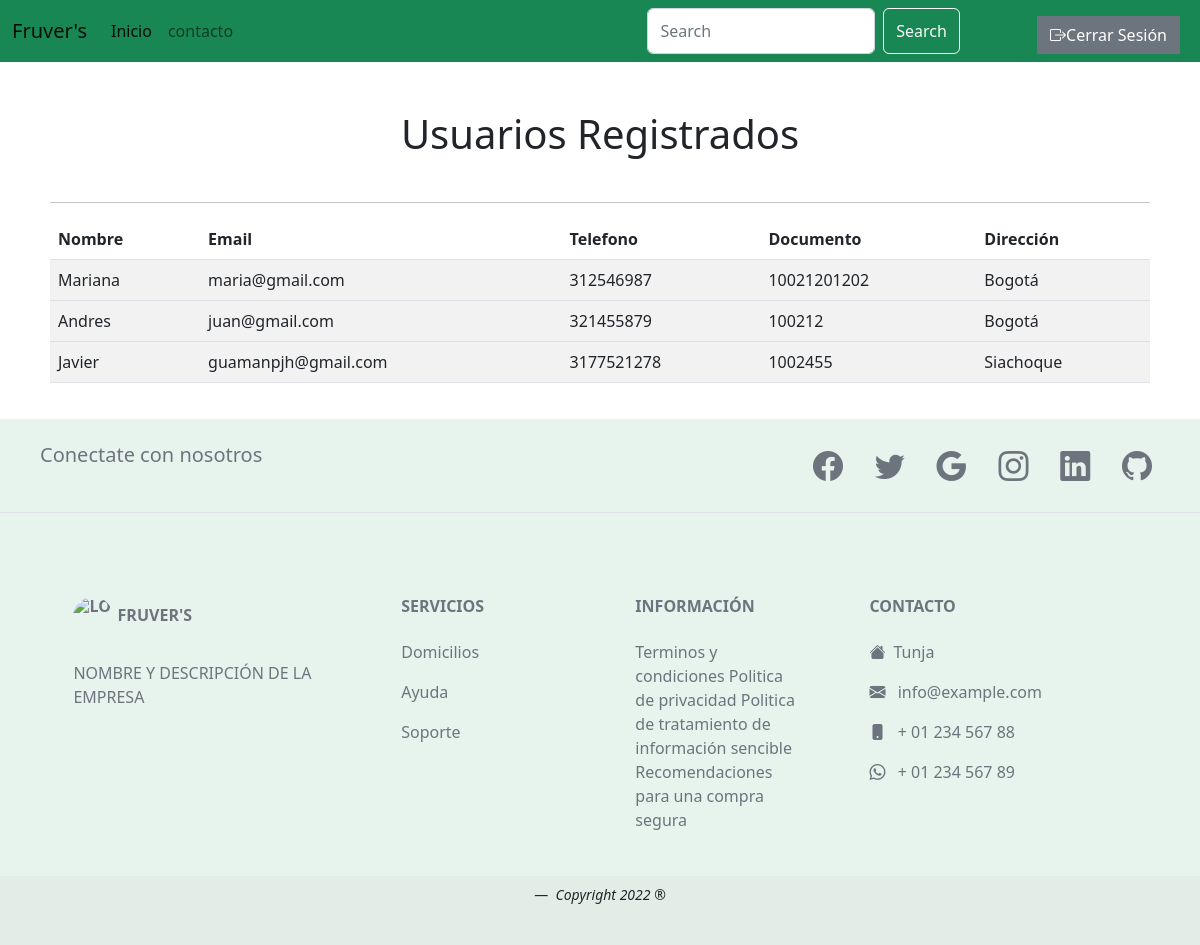
Screenshot of /carrito/usuariosRegistrados.php (signed in) with the database file from the repository.
### tables this page shows
CREATE TABLE `usuarios` (
  `id` int(6) NOT NULL,
  `nombre` varchar(40) NOT NULL,
  `email` varchar(40) NOT NULL,
  `telefono` varchar(40) NOT NULL,
  `documento` varchar(40) NOT NULL,
  `direccion` varchar(40) NOT NULL,
  `password` varchar(40) NOT NULL
);

### carrito/usuariosRegistrados.php (the view, shortened to what this page needs)
<?php
include 'Configuracion.php';
?>
<!DOCTYPE html>
<html lang="es">
<head>
  <link href="../css/bootstrap.min.css" rel="stylesheet">
  <link href="../libs/bootstrap-icons/bootstrap-icons.css" rel="stylesheet">
</head>
<body >
  <nav class="navbar navbar-expand-lg bg-success">
    <div class="container-fluid">
      <a class="navbar-brand" href="http://localhost/proyectoPrueba/">Fruver's</a>
      <div class="collapse navbar-collapse" id="navbarScroll">
        <ul class="navbar-nav me-auto my-2 my-lg-0 navbar-nav-scroll" style="--bs-scroll-height: 100px;">
          <li class="nav-item">
            <a class="nav-link active" aria-current="page" href="http://localhost/proyectoPrueba/">Inicio</a>
          </li>
          <li class="nav-item">
            <a class="nav-link" href="http://localhost/Proyecto/vistas/contacto.php">contacto</a>
          </li>
        </ul>
        <form class="d-flex" role="search">
          <input class="form-control me-2" type="search" placeholder="Search" aria-label="Search">
          <button class="btn btn-outline-light me-5" type="submit">Search</button>
          <div class="col-sm-4 clearfix">
            <a class="btn btn-secondary float-end rounded-0 mt-2 me-2" type="button" href="../usuario/cerrarSesion.php">
              <i class="bi bi-box-arrow-right"></i>Cerrar Sesión
            </a>
          </div>
      </div>
    </div>
  </nav>
  <div class="row">
    <div class="">
      <h1 class="mt-5 text-center">Usuarios Registrados</h1>
    </div>
  </div>
  <div class="container">
    <table class="table table-striped " id="tabla">
      <thead>
        <tr>
          <th>Nombre</th>
          <th>Email</th>
          <th>Telefono</th>
          <th>Documento</th>
          <th>Dirección</th>
        </tr>
      </thead>
      <tbody>
        <hr>
        <div class="row">
          <?php
        $query = $db->query("SELECT * FROM USUARIOS ORDER BY id DESC LIMIT 50");
        if ($query->num_rows > 0) {
          while ($row = $query->fetch_assoc()) {
        ?>
          <td class="">
            <?php echo $row["nombre"]; ?>
          </td>
          <td class="">
            <?php echo $row["email"]; ?>
          </td>
          <td class="">
            <?php echo $row["telefono"]; ?>
          </td>
          <td class="">
            <?php echo $row["documento"]; ?>
          </td>
          <td class="">
            <?php echo $row["direccion"]; ?>
          </td>
      </tbody>
  </div>
  <?php }
        } else { ?>
  <p>No hay usuarios registrados.....</p>
  <?php }
        ?>
  <?php
    include '../vistas/footer.php';
    ?>
</body>
</html>

### carrito/usuariosRegistrados.php (style rules this page uses)
.container { padding: 20px; }

### rows the page displays
usuarios: nombre "Mariana", email "maria@gmail.com", telefono "312546987", documento "10021201202", direccion "Bogotá"
usuarios: nombre "Andres", email "juan@gmail.com", telefono "321455879", documento "100212", direccion "Bogotá"
usuarios: nombre "Javier", email "guamanpjh@gmail.com", telefono "3177521278", documento "1002455", direccion "Siachoque"
